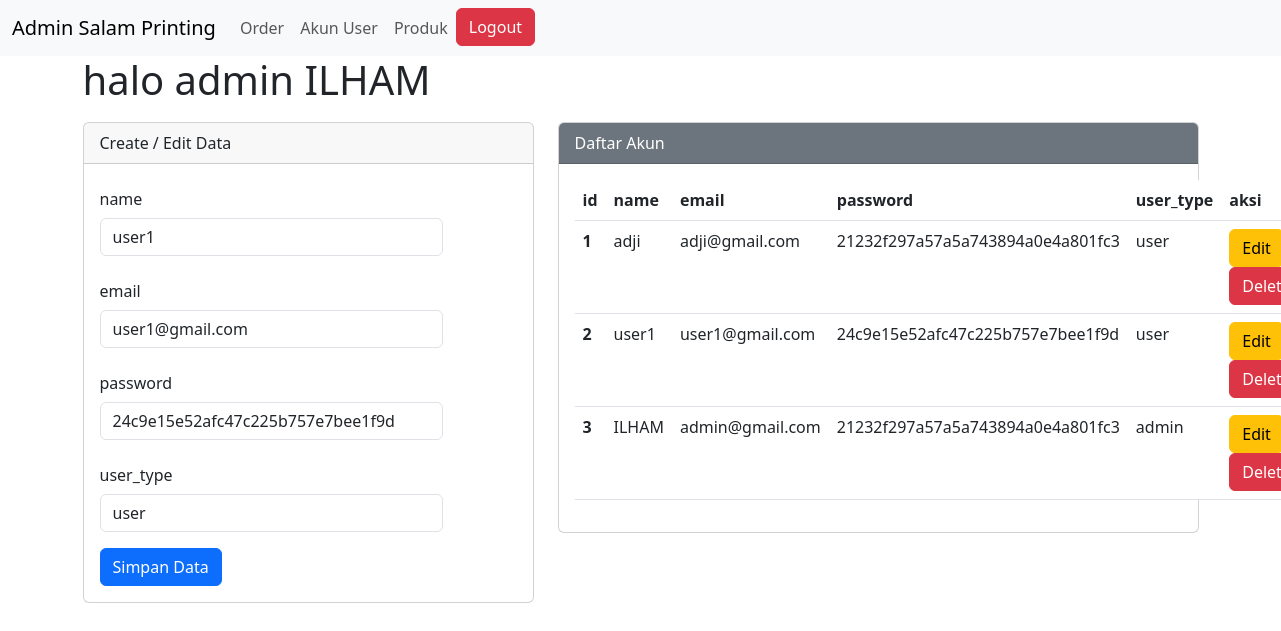
The app's page /akun_admin.php?op=edit&id=11 (signed in) with its own data.
### tables this page shows
CREATE TABLE `user_form` (
  `id` int(255) NOT NULL,
  `name` varchar(255) NOT NULL,
  `email` varchar(255) NOT NULL,
  `password` varchar(255) NOT NULL,
  `user_type` varchar(255) NOT NULL DEFAULT 'user'
);

### script_akun.php (called while the page is built, shortened)
<?php
if (isset($_GET['op'])) {
    $op = $_GET['op'];
} else {
    $op = "";
}
if ($op == 'edit') {
    $id             = $_GET['id'];
    $sql1           = "select * from user_form where id = '$id'";
    $q1             = mysqli_query($koneksi, $sql1);
    $r1             = mysqli_fetch_array($q1);
    $name           = $r1['name'];
    $email          = $r1['email'];
    $password       = $r1['password'];
    $user_type      = $r1['user_type'];
}
?>

### akun_admin.php (the view, shortened to what this page needs)
<?php
@include 'config.php';
@include 'script_akun.php';
?>
<!DOCTYPE html>
<html lang="en">
<head>
    <link href="https://cdn.jsdelivr.net/npm/bootstrap@5.3.0/dist/css/bootstrap.min.css" rel="stylesheet">
</head>
<body>
    <nav class="navbar navbar-expand-lg bg-body-tertiary">
        <div class="container-fluid">
            <a class="navbar-brand" href="#">Admin Salam Printing</a>
            <div class="collapse navbar-collapse" id="navbarSupportedContent">
                <ul class="navbar-nav me-auto mb-2 mb-lg-0">
                    <li class="nav-item">
                        <a class="nav-link" aria-current="page" href="order_admin.php">Order</a>
                    </li>
                    <li class="nav-item">
                        <a class="nav-link" aria-current="page" href="akun_admin.php">Akun User</a>
                    </li>
                    <li class="nav-item">
                        <a class="nav-link" aria-current="page" href="produk_admin.php">Produk</a>
                    </li>
                    <li>
                        <a href="script_logout.php" onclick="return confirm('Yakin mau logout?')"><button type="button" class="btn btn-danger">Logout</button></a>
                    </li>
                </ul>
            </div>
        </div>
    </nav>
    <div class="container">
    <h1>halo admin <span><?php echo $_SESSION['admin_name'] ?></span></h1>
        <div class="row">
            <div class="col-md-5 col-sm-6">
                <div class="card">
                    <div class="card-header">
                        Create / Edit Data
                    </div>
                    <div class="card-body">
                        <form action="" method="POST">
                            <div class="mb-3 row">
                                <label for="name" class="col-sm-3 col-form-label">name</label>
                                <div class="col-sm-10">
                                    <input type="text" class="form-control" id="name" name="name" value="<?php echo $name ?>">
                                </div>
                            </div>
                            <div class="mb-3 row">
                                <label for="email" class="col-sm-3 col-form-label">email</label>
                                <div class="col-sm-10">
                                    <input type="text" class="form-control" id="email" name="email" value="<?php echo $email ?>">
                                </div>
                            </div>
                            <div class="mb-3 row">
                                <label for="password" class="col-sm-3 col-form-label">password</label>
                                <div class="col-sm-10">
                                    <input type="text" class="form-control" id="password" name="password" value="<?php echo $password ?>">
                                </div>
                            </div>
                            <div class="mb-3 row">
                                <label for="user_type" class="col-sm-3 col-form-label">user_type</label>
                                <div class="col-sm-10">
                                    <select class="form-control" name="user_type" id="user_type">
                                        <option value="user" <?php if ($user_type == "user") echo "selected" ?>>user</option>
                                    </select>
                                </div>
                            </div>
                            <div class="col-12">
                                <input type="submit" name="simpan" value="Simpan Data" class="btn btn-primary" />
                            </div>
                        </form>
                    </div>
                </div>
            </div>
            <div class="col-md-7 col-sm-12">
                <div class="card">
                    <div class="card-header text-white bg-secondary">
                        Daftar Akun
                    </div>
                    <div class="card-body">
                        <table class="table">
                            <thead>
                                <tr>
                                    <th scope="col">id</th>
                                    <th scope="col">name</th>
                                    <th scope="col">email</th>
                                    <th scope="col">password</th>
                                    <th scope="col">user_type</th>
                                    <th scope="col">aksi</th>
                                </tr>
                            </thead>
                            <tbody>
                                <?php
                                $sql2   = "select * from user_form order by id desc";
                                $q2     = mysqli_query($koneksi, $sql2);
                                $urut   = 1;
                                while ($r2 = mysqli_fetch_array($q2)) {
                                    $id   = $r2['id'];
                                    $name           = $r2['name'];
                                    $email          = $r2['email'];
                                    $password       = $r2['password'];
                                    $user_type      = $r2['user_type'];
                                ?>
                                    <tr>
                                        <th scope="row"><?php echo $urut++ ?></th>
                                        <td scope="row"><?php echo $name ?></td>
                                        <td scope="row"><?php echo $email ?></td>
                                        <td scope="row"><?php echo $password ?></td>
                                        <td scope="row"><?php echo $user_type ?></td>
                                        <td scope="row">
                                            <a href="akun_admin.php?op=edit&id=<?php echo $id ?>"><button type="button" class="btn btn-warning">Edit</button></a>
                                            <a href="akun_admin.php?op=delete&id=<?php echo $id?>" onclick="return confirm('Yakin mau delete data?')"><button type="button" class="btn btn-danger">Delete</button></a>
                                        </td>
                                    </tr>
                                <?php
                                }
                                ?>
                            </tbody>
                        </table>
                    </div>
                </div>
            </div>
        </div>
    </div>
</body>
</html>

### akun_admin.php (style rules this page uses)
.card { margin-top: 10px; }

### records on screen
user_form: name "user1", email "user1@gmail.com", password "24c9e15e52afc47c225b757e7bee1f9d", user_type "user"
user_form: name "adji", email "adji@gmail.com", password "21232f297a57a5a743894a0e4a801fc3", user_type "user"
user_form: name "ILHAM", email "admin@gmail.com", password "21232f297a57a5a743894a0e4a801fc3", user_type "admin"

### other values on screen
$_SESSION['admin_name'] "ILHAM"
